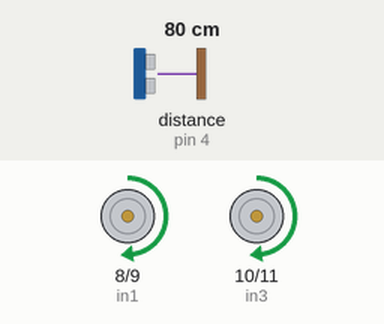
A sketch run on a simulated Arduino Uno, built with avr-gcc and run on an emulated ATmega328P. On the bench: motor-driver pin pairs drawn as motors (green arrow = first pin HIGH = forward, orange = second pin HIGH = backward, longer = more drive, scaled by the enable pin). Wiring (inferred from the names in the program): ultrasonic range finder: trigger pin 2; echo pin 4. Inputs (shaded band) come from the test bench; at power-on: distance to the obstacle (sensor on pin 4) 80 cm. The echo pulse lasts 58.3 µs per cm.

Above: at 1.2 s.
1.3 s: distance to the obstacle (sensor on pin 4) set to 22 cm
2.8 s: distance to the obstacle (sensor on pin 4) set to 19 cm
At 3.6 s:
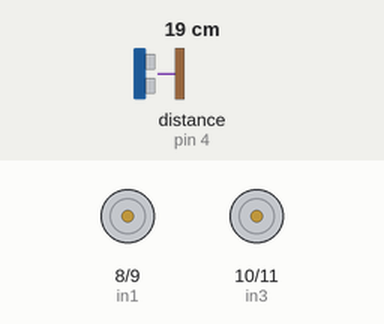
5.8 s: distance to the obstacle (sensor on pin 4) set to 35 cm
7.3 s: distance to the obstacle (sensor on pin 4) set to 2 cm
At 8.1 s:
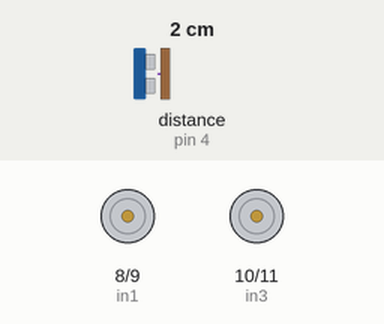
Timing chart, 0 to 11.3 s (numbered marks = the images above; inputs shaded):
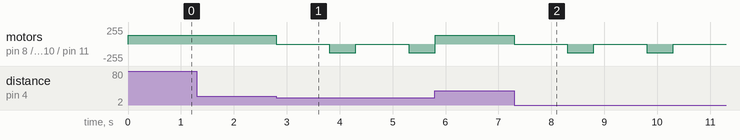

The sketch:

lineeeeeeeeeeee.ino
```cpp
#define in1 8
#define in2 9
#define in3 10
#define in4 11
#define speedl 3
#define speedr 6
#define irr 13
#define irl 12
int reading1;
int reading2;
#define trig 2
#define echo 4
long dur;
long distance;
void setup() {
pinMode(in1,OUTPUT);
pinMode(in2,OUTPUT);
pinMode(in3,OUTPUT);
pinMode(in4,OUTPUT);
pinMode(speedl,OUTPUT);
pinMode(speedr,OUTPUT);
pinMode(irr,INPUT);
pinMode(irl,INPUT);
pinMode(trig,OUTPUT);
pinMode(echo,INPUT);

}

void loop() {

  digitalWrite(trig,LOW);
delayMicroseconds(2);
digitalWrite(trig,HIGH);
delayMicroseconds(10);
digitalWrite(trig,LOW);
dur=pulseIn(echo,HIGH);
distance=dur*0.0343/2;
if (distance>20){
forward();
}
if (distance<20){
stopp();
delay(1000);
back() ;
delay(500);
right ();
}
}
void forward() {
  digitalWrite(in1,HIGH);
  digitalWrite(in2,LOW);
  digitalWrite(in3,HIGH);
  digitalWrite(in4,LOW);
  analogWrite(speedl,130);
  analogWrite(speedr,130);
}
void back() {
  digitalWrite(in1,LOW);
  digitalWrite(in2,HIGH);
  digitalWrite(in3,LOW);
  digitalWrite(in4,HIGH);
    analogWrite(speedl,130);
  analogWrite(speedr,130);
}
void right () {
  digitalWrite(in1,HIGH);
  digitalWrite(in2,LOW);
  digitalWrite(in3,LOW);
  digitalWrite(in4,HIGH);
      analogWrite(speedl,130);
  analogWrite(speedr,130);
}
void left () {
  digitalWrite(in1,LOW);
  digitalWrite(in2,HIGH);
  digitalWrite(in3,HIGH);
  digitalWrite(in4,LOW);
      analogWrite(speedl,130);
  analogWrite(speedr,130);
}
void stopp () {
  digitalWrite(in1,LOW);
  digitalWrite(in2,LOW);
  digitalWrite(in3,LOW);
  digitalWrite(in4,LOW);
      analogWrite(speedl,0);
  analogWrite(speedr,0);
}
```

Measured:
- the behaviour switches between 21 and 20 cm on distance to the obstacle (sensor on pin 4) (found by bisection; images 0 and 1)
- after the input at 1.3 s, every drawn part: stays the same
- after the input at 2.8 s, motor on pin 8 (in1) / pin 9 (in2), motor on pin 10 (in3) / pin 11 (in4): alternates backward 130/255 for 0.50 s and stopped for 1.0 s, starting at once
- after the input at 7.3 s, motor on pin 8 (in1) / pin 9 (in2), motor on pin 10 (in3) / pin 11 (in4): alternates backward 130/255 for 0.50 s and stopped for 1.0 s, starting at once
